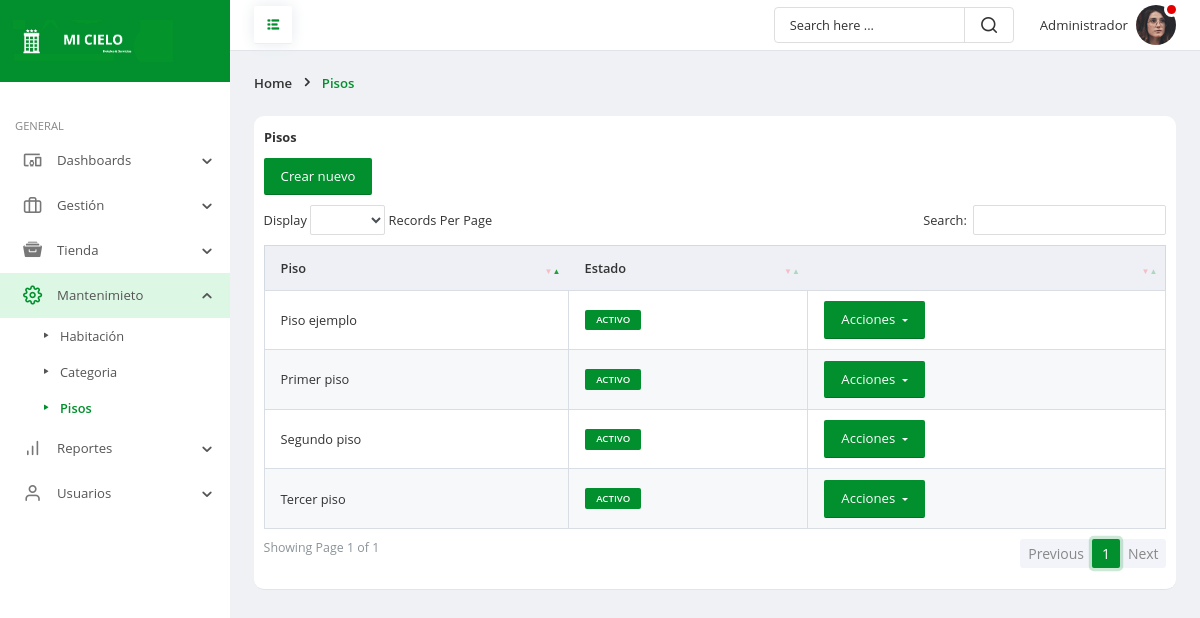
Page /frontend/pisos/mostrar.php (signed in) on the committed database.
### tables this page shows
CREATE TABLE `pisos` (
  `idps` int(11) NOT NULL,
  `nompis` varchar(30) NOT NULL,
  `estp` char(1) NOT NULL,
  `fere` timestamp NOT NULL DEFAULT current_timestamp() ON UPDATE current_timestamp()
);

### frontend/pisos/mostrar.php (the view, shortened to what this page needs)
<!doctype html>
<html lang="es">
	<head>
		<link rel="stylesheet" href="../../backend/css/bootstrap.min.css">
		<link rel="stylesheet" href="../../backend/fonts/style.css">
		<link rel="stylesheet" href="../../backend/css/main.css">
		<link rel="stylesheet" href="../../backend/vendor/datatables/dataTables.bs4.css" />
		<link rel="stylesheet" href="../../backend/vendor/datatables/dataTables.bs4-custom.css" />
		<link href="../../backend/vendor/datatables/buttons.bs.css" rel="stylesheet" />
	</head>
	<body>
		<div class="page-wrapper">
			<nav id="sidebar" class="sidebar-wrapper">
				<div class="sidebar-brand">
					<a href="../administrador/escritorio.php" class="logo">
						<img src="../../backend/img/rt.png" alt="Hotel mi cielo" />
					</a>
				</div>
				<div class="sidebar-content">
					<div class="sidebar-menu">
						<ul>
							<li class="header-menu">General</li>
							<li class="sidebar-dropdown">
								<a href="#">
									<i class="icon-devices_other"></i>
									<span class="menu-text">Dashboards</span>
								</a>
							</li>
							<li class="sidebar-dropdown">
								<a href="#">
									<i class="icon-briefcase"></i>
									<span class="menu-text">Gestión</span>
								</a>
							</li>
							<li class="sidebar-dropdown">
								<a href="#">
									<i class="icon-archive"></i>
									<span class="menu-text">Tienda</span>
								</a>
							</li>
							<li class="sidebar-dropdown active">
								<a href="#">
									<i class="icon-settings1"></i>
									<span class="menu-text">Mantenimieto</span>
								</a>
								<div class="sidebar-submenu">
									<ul>
										<li>
											<a href="../habitacion/mostrar.php">Habitación</a>
										</li>
										<li>
											<a href="../h_categoria/mostrar.php">Categoria</a>
										</li>
										<li>
											<a href="../pisos/mostrar.php" class="current-page">Pisos</a>
										</li>
									</ul>
								</div>
							</li>
							<li class="sidebar-dropdown">
								<a href="#">
									<i class="icon-bar-chart"></i>
									<span class="menu-text">Reportes</span>
								</a>
							</li>
							<li class="sidebar-dropdown">
								<a href="#">
									<i class="icon-user1"></i>
									<span class="menu-text">Usuarios</span>
								</a>
							</li>
						</ul>
					</div>
				</div>
			</nav>
			<div class="page-content">
				<header class="header">
					<div class="toggle-btns">
						<a id="pin-sidebar" href="#">
							<i class="icon-list"></i>
						</a>
					</div>
					<div class="header-items">
						<div class="custom-search">
							<input type="text" class="search-query" placeholder="Search here ...">
							<i class="icon-search1"></i>
						</div>
						<ul class="header-actions">
							<li class="dropdown">
								<a href="#" id="userSettings" class="user-settings" data-toggle="dropdown" aria-haspopup="true">
									<span class="user-name"><?php echo $_SESSION['nombre']; ?></span>
									<span class="avatar">
										<img src="../../backend/img/user24.png" alt="avatar">
										<span class="status busy"></span>
									</span>
								</a>
							</li>
						</ul>
					</div>
				</header>
				<div class="page-header">
					<ol class="breadcrumb">
						<li class="breadcrumb-item">Home</li>
						<li class="breadcrumb-item active">Pisos</li>
					</ol>
				</div>
				<div class="main-container">
					<div class="row gutters">
						<div class="col-xl-12 col-lg-12 col-md-12 col-sm-12 col-12">
							<div class="table-container">
								<div class="t-header">Pisos</div>
								<div class="documents-header">
												<button class="btn btn-primary btn-lg" onclick="location.href='nuevo.php'">Crear nuevo</button>
											</div>
								<div class="table-responsive">
									 	<?php
require_once('../../backend/config/Conexion.php');
$sentencia = $connect->prepare("SELECT * FROM pisos ORDER BY idps DESC;");
 $sentencia->execute();
$data =  array();
if($sentencia){
  while($r = $sentencia->fetchObject()){
    $data[] = $r;
  }
}
									 ?>
									 <?php if(count($data)>0):?>
									<table id="basicExample" class="table custom-table">
										<thead>
											<tr>
												<th>Piso</th>
												<th>Estado</th>
												<th></th>
											</tr>
										</thead>
										<tbody>
											<?php foreach($data as $d):?>
											<tr>
												<td><?php echo $d->nompis ?></td>
												<td><?php
          if ($d->estp==1) {
            echo '<span class="badge badge-primary">ACTIVO</span>';
          }else{
           echo '<span class="badge">INACTIVO</span>';
          }
         ?></td>
												<td>
	<div class="btn-group">
												<button class="btn btn-primary btn-lg dropdown-toggle" type="button" data-toggle="dropdown" aria-haspopup="true" aria-expanded="false">
													Acciones
												</button>
											</div>
		</td>
											</tr>
											<?php endforeach; ?>
										</tbody>
									</table>
									<?php else:?>
    <p class="alert alert-warning">No hay registros</p>
    <?php endif; ?>
								</div>
							</div>
						</div>
					</div>
				</div>
			</div>
		</div>
	</body>
</html>

### rows in the picture
pisos: nompis "Piso ejemplo", estp "ACTIVO"
pisos: nompis "Tercer piso", estp "ACTIVO"
pisos: nompis "Segundo piso", estp "ACTIVO"
pisos: nompis "Primer piso", estp "ACTIVO"

### other values in the picture
$_SESSION['nombre'] "Administrador"
